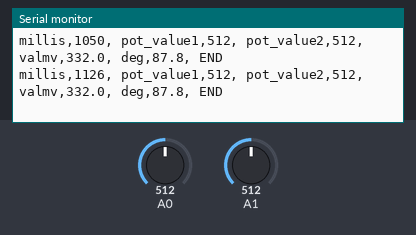
Bench run of a sketch on a simulated Arduino Uno, built with avr-gcc and run on an emulated ATmega328P. Shown: the last lines printed to the serial monitor. The inputs (shaded band) are chosen by the test bench; at power-on: A0 = 512, A1 = 512.

Above: at 1.2 s.
1.3 s: A0 set to 531
At 1.34 s:
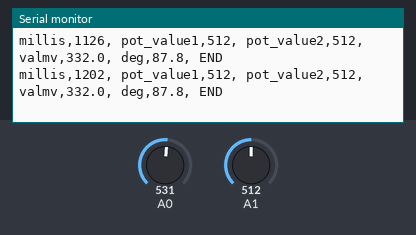
4.3 s: A1 set to 214
At 4.33 s:
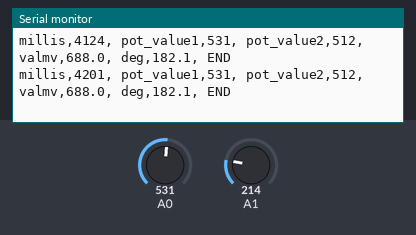
7.3 s: A1 set to 183
At 7.34 s:
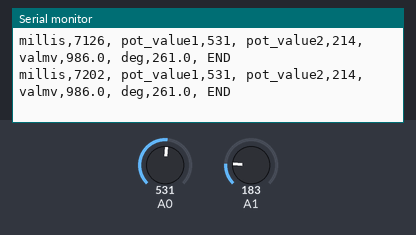
10.3 s: A0 set to 198
At 10.3 s:
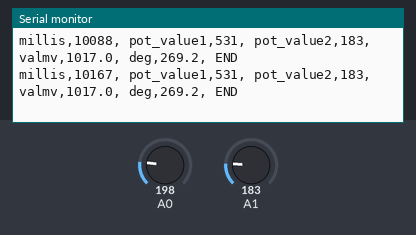
13.3 s: A0 set to 169
At 13.3 s:
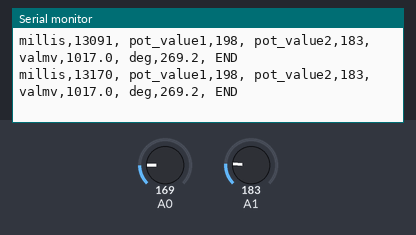
Timing chart, 0 to 16.3 s (numbered marks = the images above; inputs shaded):
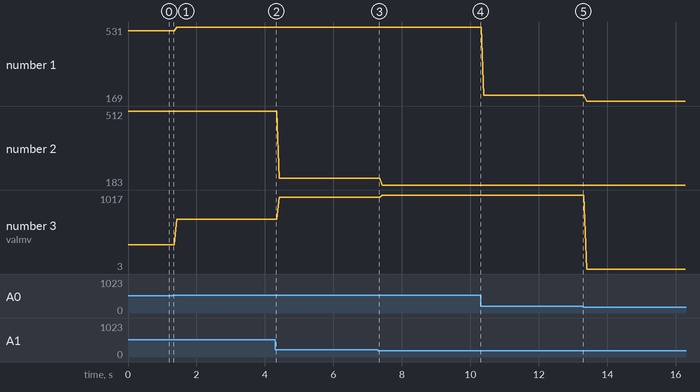

The sketch:

pot_360.ino
```cpp
#define MAXMV 680  // 680 FOR 3.3 V,  1023 FOR 5 V
#define OFFSET 10 // to smooth blips between pots
const float LOWMV = 0.22*MAXMV;
const float HIGHMV = 0.78*MAXMV;
const float MIDMV = 0.5*MAXMV;

float valmv;
float deg;

unsigned long millisTime;

void setup() {
  Serial.begin(9600);
  while (!Serial) {
    ; // wait for serial port to connect
  }
}

void loop() {
  int val1 = analogRead(A0); // pot 1
  int val2 = analogRead(A1); // pot 2. two should follow 1 in the curves
  millisTime = millis();

  if (val1>val2) {
    if ((val2>LOWMV) && (val2 < HIGHMV)) {
       valmv = 2*MAXMV - val2 + OFFSET;
    } else {
      valmv = 2*MAXMV - val1 + MIDMV + OFFSET;
    }
  } else {
    if ((val2>LOWMV) && (val2 < HIGHMV)) {
       valmv = val2 - OFFSET;
    } else {
      valmv = val1 + MIDMV + OFFSET;
    }
  }
  valmv = valmv - MIDMV/2; // important offset

  deg = map(valmv,0,2*MAXMV,0,3600)/10.0;

  // output for debugging
  // Serial.print(val,digits)
  Serial.print("millis,");
  Serial.print(millisTime);
  Serial.print(", pot_value1,");
  Serial.print(val1);
  Serial.print(", pot_value2,");
  Serial.print(val2);
  Serial.print(", valmv,");
  Serial.print(valmv,1);
  Serial.print(", deg,");
  Serial.print(deg,1);

  Serial.println(", END");

}
```

Measured:
- plotted number 1: 512 → 531 after the input at 1.3 s, 531 → 198 after the input at 10.3 s
- plotted number 2: 512 → 214 after the input at 4.3 s, 214 → 183 after the input at 7.3 s
- plotted number 3: 332 → 688 after the input at 1.3 s, 688 → 986 after the input at 4.3 s, 986 → 1017 after the input at 7.3 s
